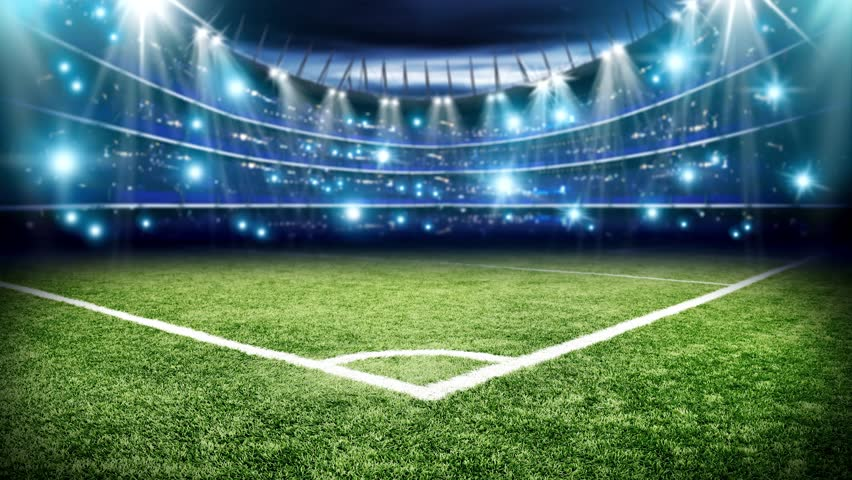
//> input picture soccerProject/src/soccerProject/bgImg/background.jpg, 852 x 480 px
$ ./main   (built with g++ and OpenCV 4)
//> lines starting //> are read from the running program, lines starting //| are printed output that depends on the picture
#include "linkItem.h"
Mat image;
Mat check;
// button control variables
int run = 0;
int disp = 0;
int dataGeneral = 0;
int dataTeam = 0;
int animation = 0;
int plotTeam = 0;
int passing = 0;
int general = 1;
int frame = 0;
int lineUp = 0;
int interp = -1;
int dir = 1;
int passingA = 0;
// heat map and animation
// player control
int heatmulti[8] = { { 0 } };
int animation1[8] = { { 0 } };
int animation2[8] = { { 0 } };
int distance1[8] = { { 0 } };
int distance2[8] = { { 0 } };
int speed1[8] = { { 0 } };
int speed2[8] = { { 0 } };
// data team control
int datateam = 1;
int heatteam = 1;
int animationTeam = 1;
int passingATeam = 1;
vector<vector<Team>> stats;
vector<vector<STrkNodeGlb>> vvsTrkNodeGlbList;
vector<vector<vector<float>>> numbers;
// function that is automatically called when mouse clicks
// [583 lines left out: functions CallBackFunc, animationControl, makeAnimationImage, heatmapControl, passingAControl, dataControl, not called in this run]

// overlay a certain image on top of the other
Mat overlay(int x, int y, Mat background, Mat over) {
	Mat im;
	background.copyTo(im);
	for (int i = 0; i < over.rows; i++) {
		for (int j = 0; j < over.cols; j++) {
			im.at<Vec3b>(i + y, j + x) = over.at<Vec3b>(i, j);
		}
	}
	return im;
}
// [32 lines left out: functions arraytostring, color, not called in this run]

// create all the background pictures here
void makemenu() {
	// read in the background image
	Size size(1400, 750);
	Size sizeInitial(1340, 600);
	Mat src = imread(".\\bgImg\\background.jpg");
//> src is the input picture: 480 rows x 852 cols, CV_8UC3; mean B, G, R 102, 115.9, 77.8
	Mat destination;
	resize(src, destination, size);
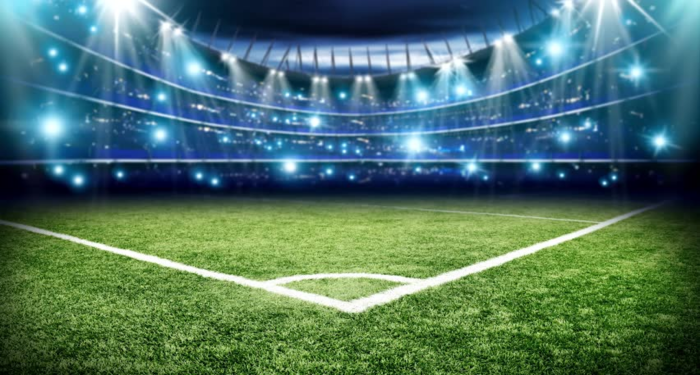
//> destination: 750 rows x 1400 cols, CV_8UC3 (shown at 1/2 size); mean B, G, R 101.9, 115.8, 77.7
	imwrite(".\\bgImg\\official.jpg", destination);
	Mat initial(750, 1400, CV_8UC3, Scalar(234, 138, 28));
	Mat image3;
	resize(src, image3, sizeInitial);
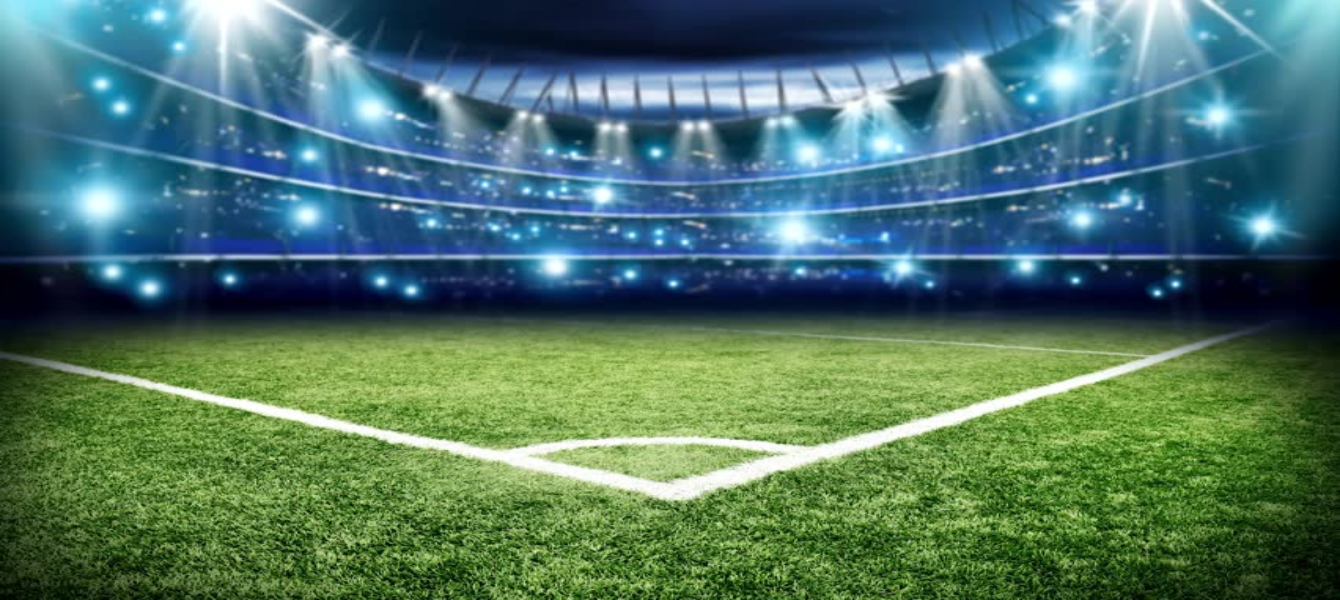
//> image3: 600 rows x 1340 cols, CV_8UC3; mean B, G, R 101.9, 115.8, 77.7
	initial = overlay(30, 100, initial, image3);
//> after the loop in overlay, `for (int i = 0; i < over.rows; i++)`:
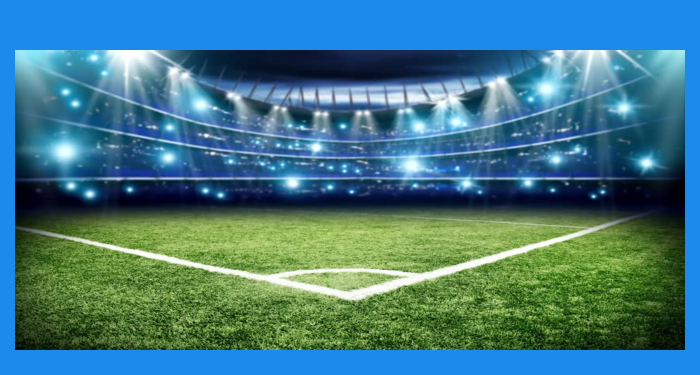
//> im: 750 rows x 1400 cols, CV_8UC3 (shown at 1/2 size); mean B, G, R 132.8, 121, 66.1
	rectangle(initial, Point(30, 10), Point(1370, 70), Scalar(102, 0, 0), CV_FILLED);
	putText(initial, "Line-up", Point(50, 50), FONT_HERSHEY_COMPLEX, 0.5, Scalar(255, 255, 255), 1, CV_AA);
//> initial: 750 rows x 1400 cols, CV_8UC3; mean B, G, R 122.6, 110.3, 64
	putText(initial, "Team Data", Point(273, 50), FONT_HERSHEY_COMPLEX, 0.5, Scalar(255, 255, 255), 1, CV_AA);
	putText(initial, "Individual Data", Point(496, 50), FONT_HERSHEY_COMPLEX, 0.5, Scalar(255, 255, 255), 1, CV_AA);
	putText(initial, "Heat Map", Point(719, 50), FONT_HERSHEY_COMPLEX, 0.5, Scalar(255, 255, 255), 1, CV_AA);
	putText(initial, "Animation", Point(942, 50), FONT_HERSHEY_COMPLEX, 0.5, Scalar(255, 255, 255), 1, CV_AA);
	putText(initial, "Passing Analysis", Point(1165, 50), FONT_HERSHEY_COMPLEX, 0.5, Scalar(255, 255, 255), 1, CV_AA);
	putText(initial, "Soccer Data Analysis", Point(240, 480), FONT_HERSHEY_COMPLEX, 2.3, Scalar(255, 255, 255), 2, CV_AA);
	putText(initial, "UW Information Processing Lab", Point(980, 600), FONT_HERSHEY_COMPLEX, 0.7, Scalar(255, 255, 255), 1, CV_AA);
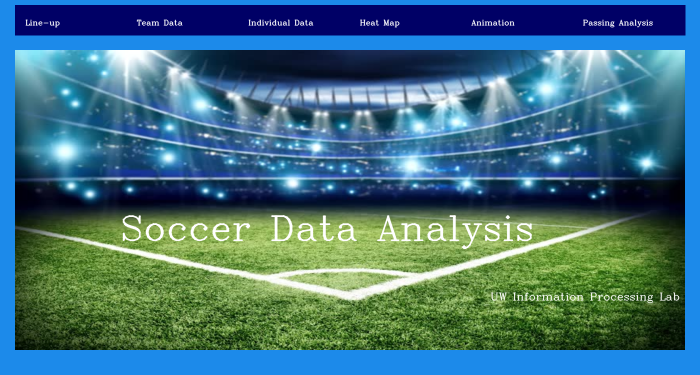
//> initial: 750 rows x 1400 cols, CV_8UC3 (shown at 1/2 size); mean B, G, R 124.6, 111.7, 65.7
	imwrite(".\\bgImg\\initial.jpg", initial);
	Mat start = imread(".\\bgImg\\official.jpg");
	rectangle(start, Point(30, 10), Point(1370, 70), Scalar(102, 0, 0), CV_FILLED);
	putText(start, "Line-up", Point(50, 50), FONT_HERSHEY_COMPLEX, 0.5, Scalar(255, 255, 255), 1, CV_AA);
//> start: 750 rows x 1400 cols, CV_8UC3; mean B, G, R 99.8, 107.7, 72.9
	putText(start, "Team Data", Point(273, 50), FONT_HERSHEY_COMPLEX, 0.5, Scalar(255, 255, 255), 1, CV_AA);
	putText(start, "Individual Data", Point(496, 50), FONT_HERSHEY_COMPLEX, 0.5, Scalar(255, 255, 255), 1, CV_AA);
	putText(start, "Heat Map", Point(719, 50), FONT_HERSHEY_COMPLEX, 0.5, Scalar(255, 255, 255), 1, CV_AA);
	putText(start, "Animation", Point(942, 50), FONT_HERSHEY_COMPLEX, 0.5, Scalar(255, 255, 255), 1, CV_AA);
	putText(start, "Passing Analysis", Point(1165, 50), FONT_HERSHEY_COMPLEX, 0.5, Scalar(255, 255, 255), 1, CV_AA);
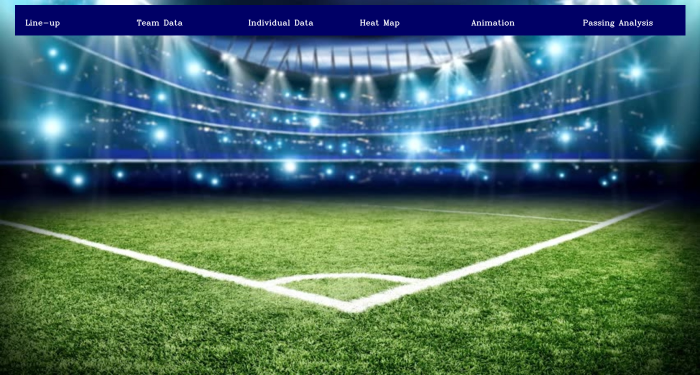
//> start: 750 rows x 1400 cols, CV_8UC3 (shown at 1/2 size); mean B, G, R 100.2, 108.2, 73.4
	// background strip
	rectangle(start, Point(30, 150), Point(1370, 750), Scalar(255, 102, 51), CV_FILLED);
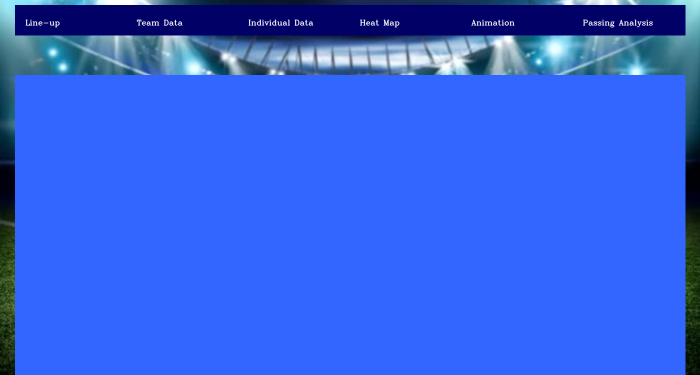
//> start: 750 rows x 1400 cols, CV_8UC3 (shown at 1/2 size); mean B, G, R 225.1, 97.4, 51.8
	rectangle(start, Point(30, 200), Point(1370, 750), Scalar(102, 0, 0), CV_FILLED);
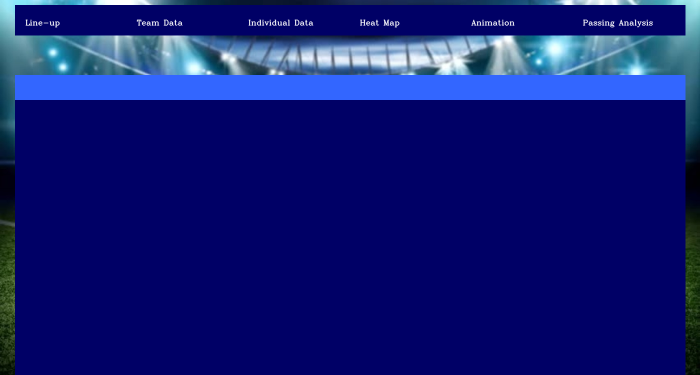
//> start: 750 rows x 1400 cols, CV_8UC3 (shown at 1/2 size); mean B, G, R 117.6, 25.7, 15.9

	imwrite(".\\bgImg\\start.jpg", start);
}
// [25 lines left out: function main, not called in this run]

// added to run one function of the file
int main() { makemenu(); }
